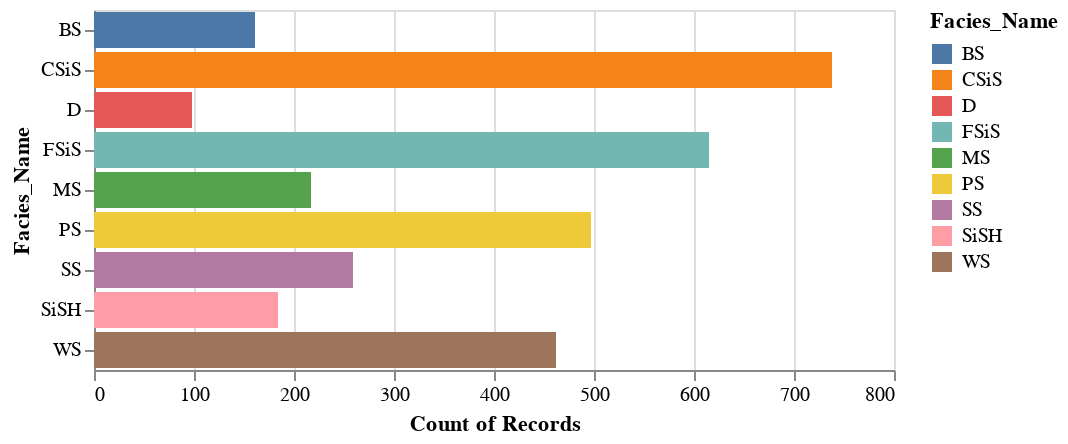

Notebook code cell kept with this figure:
### Markdown cell above
Il n'y a pas de valeurs manquantes dans nos données. Regardons à présent la distribution de nos classes.

### Code cell
alt.Chart(df).mark_bar().encode(
    x='count()',
    y='Facies_Name:N',
    color='Facies_Name:N'
        )

### Figure 1 — Vega-Lite specification as saved in the notebook (floating-point values rounded to 4 significant figures; data arrays with more than 128 entries replaced by an {"elided": "..."} marker saying what was removed)
{"config": {"view": {"continuousWidth": 400, "continuousHeight": 300}}, "data": {"name": "data-601ec7985e6a2c565c430f0078835477"}, "mark": "bar", "encoding": {"color": {"type": "nominal", "field": "Facies_Name"}, "x": {"type": "quantitative", "aggregate": "count"}, "y": {"type": "nominal", "field": "Facies_Name"}}, "$schema": "https://vega.github.io/schema/vega-lite/v4.8.1.json", "datasets": {"data-601ec7985e6a2c565c430f0078835477": {"elided": "3231 records"}}}
